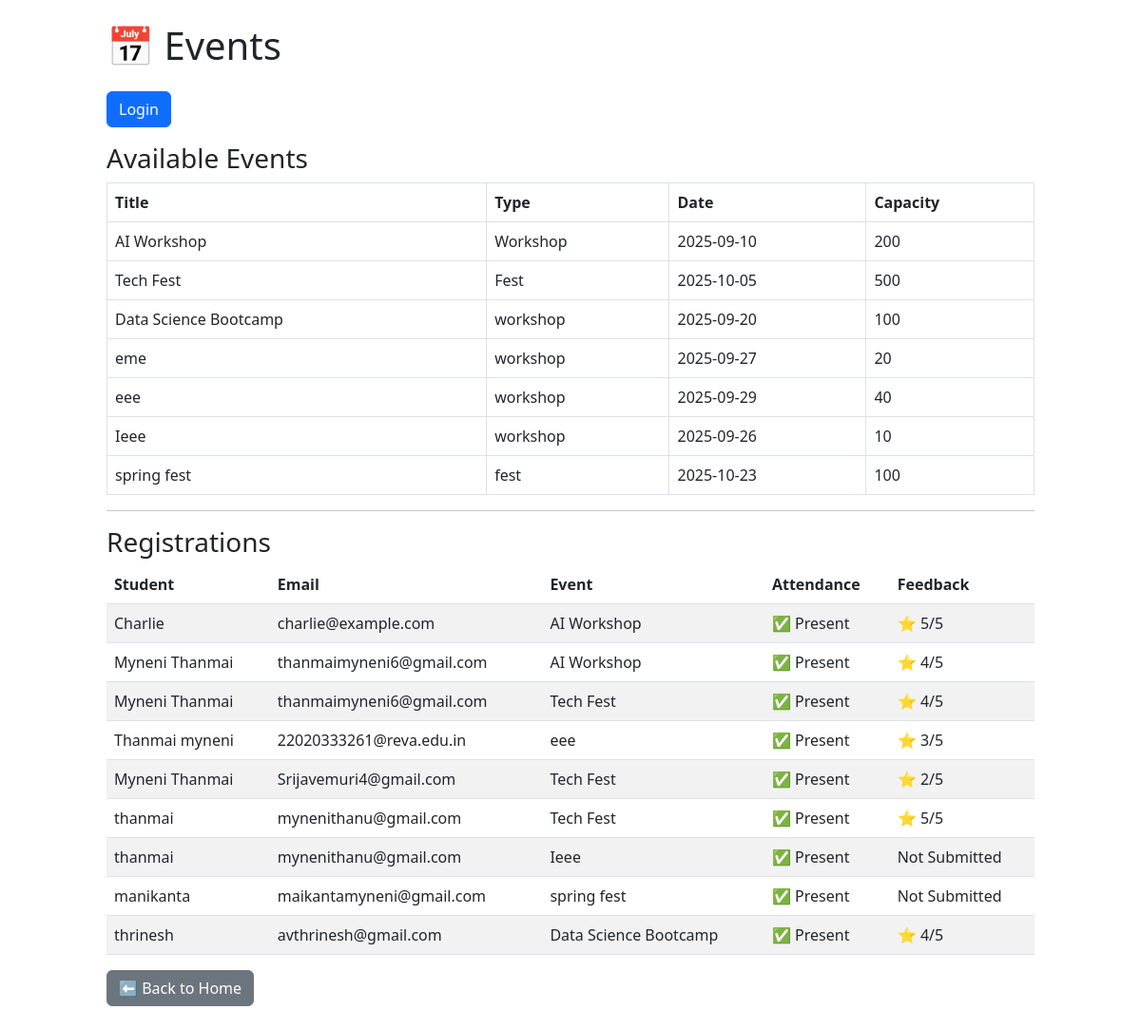
The app's page /events with its own data.
### app.py (models this page shows)
class Event(db.Model):
    id = db.Column(db.Integer, primary_key=True)
    title = db.Column(db.String, nullable=False)
    type = db.Column(db.String, default='Workshop')
    date = db.Column(db.String)
    capacity = db.Column(db.Integer, default=0)

class Student(db.Model):
    id = db.Column(db.Integer, primary_key=True)
    name = db.Column(db.String, nullable=False)
    email = db.Column(db.String)

### app.py (the view, shortened to what this page needs)
@app.route('/events', methods=['GET', 'POST'])
def events():
    events_list = Event.query.all()
    message = None
    registrations = Registration.query.all()
    reg_data = []
    for r in registrations:
        student = Student.query.get(r.student_id)
        event = Event.query.get(r.event_id)
        att = Attendance.query.filter_by(registration_id=r.id).first()
        fb = Feedback.query.filter_by(registration_id=r.id).first()
        reg_data.append({
            'reg_id': r.id,
            'student_name': student.name,
            'student_email': student.email,
            'event_title': event.title,
            'attendance': att.present if att else None,
            'feedback': fb.rating if fb else None
        })
    return render_template('events.html', events=events_list, reg_data=reg_data, message=message)

### templates/events.html (shortened to what this page needs)
<!doctype html>
<html lang="en">
<head>
  <link href="https://cdn.jsdelivr.net/npm/bootstrap@5.3.0/dist/css/bootstrap.min.css" rel="stylesheet">
</head>
<body class="p-4">
  <div class="container" style="max-width:1000px">
    <h1 class="mb-4">📅 Events</h1>
    {% if session.get('role') %}
      <div class="alert alert-info">
        Logged in as <b>{{ session.get('role')|capitalize }}</b>
        {% if session.get('role') == 'student' %}
          ({{ session.get('student_name') }} - {{ session.get('student_email') }})
        {% endif %}
      </div>
      <form action="{{ url_for('logout') }}" method="get" class="mb-3">
        <button type="submit" class="btn btn-danger">Logout</button>
      </form>
    {% else %}
      <form action="{{ url_for('login') }}" method="get" class="mb-3">
        <button type="submit" class="btn btn-primary">Login</button>
      </form>
    {% endif %}
    <h3>Available Events</h3>
    <table class="table table-bordered">
      <thead>
        <tr>
          <th>Title</th>
          <th>Type</th>
          <th>Date</th>
          <th>Capacity</th>
        </tr>
      </thead>
      <tbody>
        {% for e in events %}
          <tr>
            <td>{{ e.title }}</td>
            <td>{{ e.type }}</td>
            <td>{{ e.date }}</td>
            <td>{{ e.capacity }}</td>
          </tr>
        {% endfor %}
      </tbody>
    </table>
    <hr>
    <h3>Registrations</h3>
    <table class="table table-striped">
      <thead>
        <tr>
          <th>Student</th>
          <th>Email</th>
          <th>Event</th>
          <th>Attendance</th>
          <th>Feedback</th>
        </tr>
      </thead>
      <tbody>
        {% for r in reg_data %}
          <tr>
            <td>{{ r.student_name }}</td>
            <td>{{ r.student_email }}</td>
            <td>{{ r.event_title }}</td>
            <td>
              {% if r.attendance is none %}
                Not Marked
              {% elif r.attendance %}
                ✅ Present
              {% else %}
                ❌ Absent
              {% endif %}
            </td>
            <td>
              {% if r.feedback %}
                ⭐ {{ r.feedback }}/5
              {% else %}
                Not Submitted
              {% endif %}
            </td>
          </tr>
        {% endfor %}
      </tbody>
    </table>
    <form action="{{ url_for('index') }}" method="get">
      <button type="submit" class="btn btn-secondary">⬅ Back to Home</button>
    </form>
  </div>
</body>
</html>

### records on screen
Event: title "AI Workshop", type "Workshop", date "2025-09-10", capacity "200", event_title "AI Workshop" "AI Workshop"
Event: title "Tech Fest", type "Fest", date "2025-10-05", capacity "500", event_title "Tech Fest" "Tech Fest" "Tech Fest"
Event: title "Data Science Bootcamp", type "workshop", date "2025-09-20", capacity "100", event_title "Data Science Bootcamp"
Event: title "eme", type "workshop", date "2025-09-27", capacity "20"
Event: title "eee", type "workshop", date "2025-09-29", capacity "40", event_title "eee"
Event: title "Ieee", type "workshop", date "2025-09-26", capacity "10", event_title "Ieee"
Event: title "spring fest", type "fest", date "2025-10-23", capacity "100", event_title "spring fest"
Student: student_name "Charlie", student_email "charlie@example.com"
Student: student_name "Myneni Thanmai" "Myneni Thanmai", student_email "thanmaimyneni6@gmail.com" "thanmaimyneni6@gmail.com"
Student: student_name "Thanmai myneni", student_email "22020333261@reva.edu.in"
Student: student_name "Myneni Thanmai", student_email "Srijavemuri4@gmail.com"
Student: student_name "thanmai" "thanmai", student_email "mynenithanu@gmail.com" "mynenithanu@gmail.com"
Student: student_name "manikanta", student_email "maikantamyneni@gmail.com"
Student: student_name "thrinesh", student_email "avthrinesh@gmail.com"

### other values on screen
{{ r.feedback }} "5" "4" "4" "3" "2" "5" "4"
